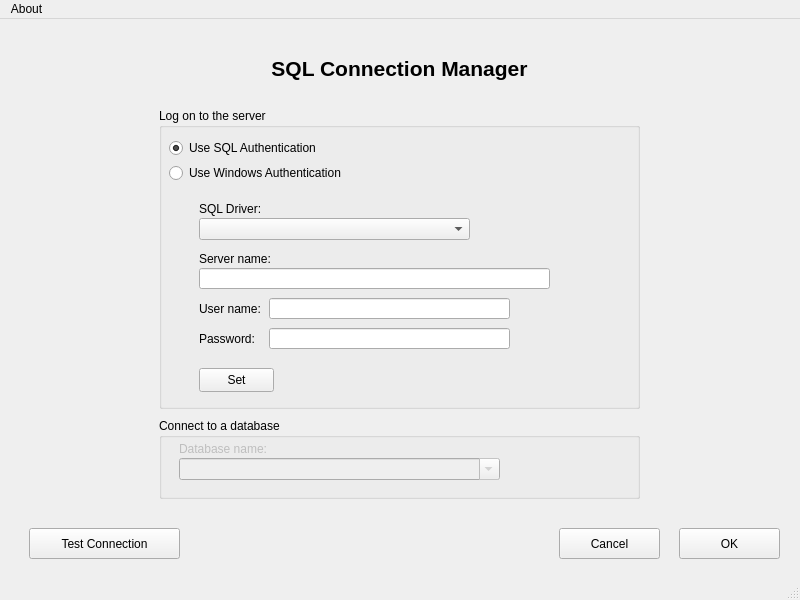
<?xml version="1.0" encoding="UTF-8"?>
<ui version="4.0">
 <class>MainWindow</class>
 <widget class="QMainWindow" name="MainWindow">
  <property name="geometry">
   <rect>
    <x>0</x>
    <y>0</y>
    <width>800</width>
    <height>600</height>
   </rect>
  </property>
  <property name="sizePolicy">
   <sizepolicy hsizetype="Preferred" vsizetype="Preferred">
    <horstretch>0</horstretch>
    <verstretch>0</verstretch>
   </sizepolicy>
  </property>
  <property name="windowTitle">
   <string>Closest Neighbor</string>
  </property>
  <widget class="QWidget" name="centralwidget">
   <property name="enabled">
    <bool>true</bool>
   </property>
   <widget class="QStackedWidget" name="main_pages">
    <property name="geometry">
     <rect>
      <x>-1</x>
      <y>-1</y>
      <width>801</width>
      <height>581</height>
     </rect>
    </property>
    <property name="currentIndex">
     <number>1</number>
    </property>
    <widget class="QWidget" name="connection_page">
     <property name="mouseTracking">
      <bool>false</bool>
     </property>
     <widget class="QLabel" name="data_options_label">
      <property name="geometry">
       <rect>
        <x>210</x>
        <y>100</y>
        <width>381</width>
        <height>101</height>
       </rect>
      </property>
      <property name="font">
       <font>
        <pointsize>16</pointsize>
        <bold>true</bold>
       </font>
      </property>
      <property name="text">
       <string>Data Connection Options</string>
      </property>
      <property name="alignment">
       <set>Qt::AlignCenter</set>
      </property>
     </widget>
     <widget class="QPushButton" name="sql_option_button">
      <property name="geometry">
       <rect>
        <x>50</x>
        <y>270</y>
        <width>321</width>
        <height>151</height>
       </rect>
      </property>
      <property name="font">
       <font>
        <pointsize>11</pointsize>
        <bold>true</bold>
       </font>
      </property>
      <property name="text">
       <string>SQL Database</string>
      </property>
     </widget>
     <widget class="QPushButton" name="csv_option_button">
      <property name="geometry">
       <rect>
        <x>440</x>
        <y>270</y>
        <width>321</width>
        <height>151</height>
       </rect>
      </property>
      <property name="sizePolicy">
       <sizepolicy hsizetype="Minimum" vsizetype="Preferred">
        <horstretch>0</horstretch>
        <verstretch>0</verstretch>
       </sizepolicy>
      </property>
      <property name="font">
       <font>
        <pointsize>11</pointsize>
        <bold>true</bold>
       </font>
      </property>
      <property name="text">
       <string>CSV File</string>
      </property>
     </widget>
    </widget>
    <widget class="QWidget" name="sql_page">
     <property name="enabled">
      <bool>true</bool>
     </property>
     <property name="mouseTracking">
      <bool>true</bool>
     </property>
     <property name="layoutDirection">
      <enum>Qt::LeftToRight</enum>
     </property>
     <property name="autoFillBackground">
      <bool>false</bool>
     </property>
     <widget class="QLabel" name="sql_conn_manager_label">
      <property name="geometry">
       <rect>
        <x>210</x>
        <y>0</y>
        <width>381</width>
        <height>101</height>
       </rect>
      </property>
      <property name="font">
       <font>
        <pointsize>16</pointsize>
        <bold>true</bold>
       </font>
      </property>
      <property name="text">
       <string>SQL Connection Manager</string>
      </property>
      <property name="alignment">
       <set>Qt::AlignCenter</set>
      </property>
     </widget>
     <widget class="QGroupBox" name="server_details">
      <property name="geometry">
       <rect>
        <x>160</x>
        <y>90</y>
        <width>481</width>
        <height>301</height>
       </rect>
      </property>
      <property name="title">
       <string>Log on to the server</string>
      </property>
      <widget class="QRadioButton" name="windows_auth_button">
       <property name="geometry">
        <rect>
         <x>10</x>
         <y>55</y>
         <width>181</width>
         <height>20</height>
        </rect>
       </property>
       <property name="text">
        <string>Use Windows Authentication</string>
       </property>
       <property name="autoExclusive">
        <bool>false</bool>
       </property>
       <attribute name="buttonGroup">
        <string notr="true">authorization_button_group</string>
       </attribute>
      </widget>
      <widget class="QRadioButton" name="sql_auth_button">
       <property name="geometry">
        <rect>
         <x>10</x>
         <y>30</y>
         <width>151</width>
         <height>20</height>
        </rect>
       </property>
       <property name="text">
        <string>Use SQL Authentication</string>
       </property>
       <property name="checked">
        <bool>true</bool>
       </property>
       <property name="autoExclusive">
        <bool>false</bool>
       </property>
       <attribute name="buttonGroup">
        <string notr="true">authorization_button_group</string>
       </attribute>
      </widget>
      <widget class="QLabel" name="sql_driver_label">
       <property name="geometry">
        <rect>
         <x>40</x>
         <y>90</y>
         <width>111</width>
         <height>21</height>
        </rect>
       </property>
       <property name="text">
        <string>SQL Driver:</string>
       </property>
      </widget>
      <widget class="QComboBox" name="sql_driver_box">
       <property name="enabled">
        <bool>true</bool>
       </property>
       <property name="geometry">
        <rect>
         <x>40</x>
         <y>110</y>
         <width>271</width>
         <height>22</height>
        </rect>
       </property>
       <property name="editable">
        <bool>false</bool>
       </property>
      </widget>
      <widget class="QPushButton" name="set_authentication_button">
       <property name="geometry">
        <rect>
         <x>40</x>
         <y>260</y>
         <width>75</width>
         <height>24</height>
        </rect>
       </property>
       <property name="text">
        <string>Set</string>
       </property>
      </widget>
      <widget class="QLabel" name="server_name_label">
       <property name="geometry">
        <rect>
         <x>40</x>
         <y>140</y>
         <width>71</width>
         <height>21</height>
        </rect>
       </property>
       <property name="text">
        <string>Server name:</string>
       </property>
      </widget>
      <widget class="QLineEdit" name="server_name_input">
       <property name="geometry">
        <rect>
         <x>40</x>
         <y>160</y>
         <width>351</width>
         <height>21</height>
        </rect>
       </property>
       <property name="toolTip">
        <string/>
       </property>
       <property name="text">
        <string/>
       </property>
      </widget>
      <widget class="QLineEdit" name="password_input">
       <property name="geometry">
        <rect>
         <x>110</x>
         <y>220</y>
         <width>241</width>
         <height>21</height>
        </rect>
       </property>
       <property name="toolTip">
        <string/>
       </property>
       <property name="text">
        <string/>
       </property>
      </widget>
      <widget class="QLineEdit" name="user_name_input">
       <property name="geometry">
        <rect>
         <x>110</x>
         <y>190</y>
         <width>241</width>
         <height>21</height>
        </rect>
       </property>
       <property name="toolTip">
        <string/>
       </property>
       <property name="text">
        <string/>
       </property>
      </widget>
      <widget class="QLabel" name="user_name_label">
       <property name="enabled">
        <bool>true</bool>
       </property>
       <property name="geometry">
        <rect>
         <x>40</x>
         <y>190</y>
         <width>61</width>
         <height>21</height>
        </rect>
       </property>
       <property name="text">
        <string>User name:</string>
       </property>
      </widget>
      <widget class="QLabel" name="password_label">
       <property name="geometry">
        <rect>
         <x>40</x>
         <y>220</y>
         <width>61</width>
         <height>21</height>
        </rect>
       </property>
       <property name="text">
        <string>Password:</string>
       </property>
      </widget>
     </widget>
     <widget class="QGroupBox" name="database_details">
      <property name="geometry">
       <rect>
        <x>160</x>
        <y>400</y>
        <width>481</width>
        <height>81</height>
       </rect>
      </property>
      <property name="title">
       <string>Connect to a database</string>
      </property>
      <widget class="QLabel" name="database_name_label">
       <property name="enabled">
        <bool>false</bool>
       </property>
       <property name="geometry">
        <rect>
         <x>20</x>
         <y>20</y>
         <width>91</width>
         <height>21</height>
        </rect>
       </property>
       <property name="text">
        <string>Database name:</string>
       </property>
      </widget>
      <widget class="QComboBox" name="database_name_input">
       <property name="enabled">
        <bool>false</bool>
       </property>
       <property name="geometry">
        <rect>
         <x>20</x>
         <y>40</y>
         <width>321</width>
         <height>22</height>
        </rect>
       </property>
       <property name="editable">
        <bool>true</bool>
       </property>
      </widget>
     </widget>
     <widget class="QPushButton" name="sql_test_connection_button">
      <property name="geometry">
       <rect>
        <x>30</x>
        <y>510</y>
        <width>151</width>
        <height>31</height>
       </rect>
      </property>
      <property name="text">
       <string>Test Connection</string>
      </property>
     </widget>
     <widget class="QPushButton" name="sql_ok_button">
      <property name="geometry">
       <rect>
        <x>680</x>
        <y>510</y>
        <width>101</width>
        <height>31</height>
       </rect>
      </property>
      <property name="text">
       <string>OK</string>
      </property>
     </widget>
     <widget class="QPushButton" name="sql_cancel_button">
      <property name="geometry">
       <rect>
        <x>560</x>
        <y>510</y>
        <width>101</width>
        <height>31</height>
       </rect>
      </property>
      <property name="mouseTracking">
       <bool>true</bool>
      </property>
      <property name="text">
       <string>Cancel</string>
      </property>
     </widget>
    </widget>
   </widget>
  </widget>
  <widget class="QMenuBar" name="menubar">
   <property name="geometry">
    <rect>
     <x>0</x>
     <y>0</y>
     <width>800</width>
     <height>22</height>
    </rect>
   </property>
   <widget class="QMenu" name="menuAbout">
    <property name="title">
     <string>About</string>
    </property>
    <addaction name="github_action"/>
   </widget>
   <addaction name="menuAbout"/>
  </widget>
  <widget class="QStatusBar" name="statusbar"/>
  <action name="github_action">
   <property name="text">
    <string>Open-Source Code via GitHub</string>
   </property>
   <property name="menuRole">
    <enum>QAction::NoRole</enum>
   </property>
  </action>
 </widget>
 <tabstops>
  <tabstop>sql_auth_button</tabstop>
  <tabstop>windows_auth_button</tabstop>
  <tabstop>sql_driver_box</tabstop>
  <tabstop>server_name_input</tabstop>
  <tabstop>user_name_input</tabstop>
  <tabstop>password_input</tabstop>
  <tabstop>set_authentication_button</tabstop>
  <tabstop>database_name_input</tabstop>
  <tabstop>sql_test_connection_button</tabstop>
  <tabstop>sql_cancel_button</tabstop>
  <tabstop>sql_ok_button</tabstop>
  <tabstop>csv_option_button</tabstop>
  <tabstop>sql_option_button</tabstop>
 </tabstops>
 <resources/>
 <connections/>
 <buttongroups>
  <buttongroup name="authorization_button_group"/>
 </buttongroups>
</ui>
